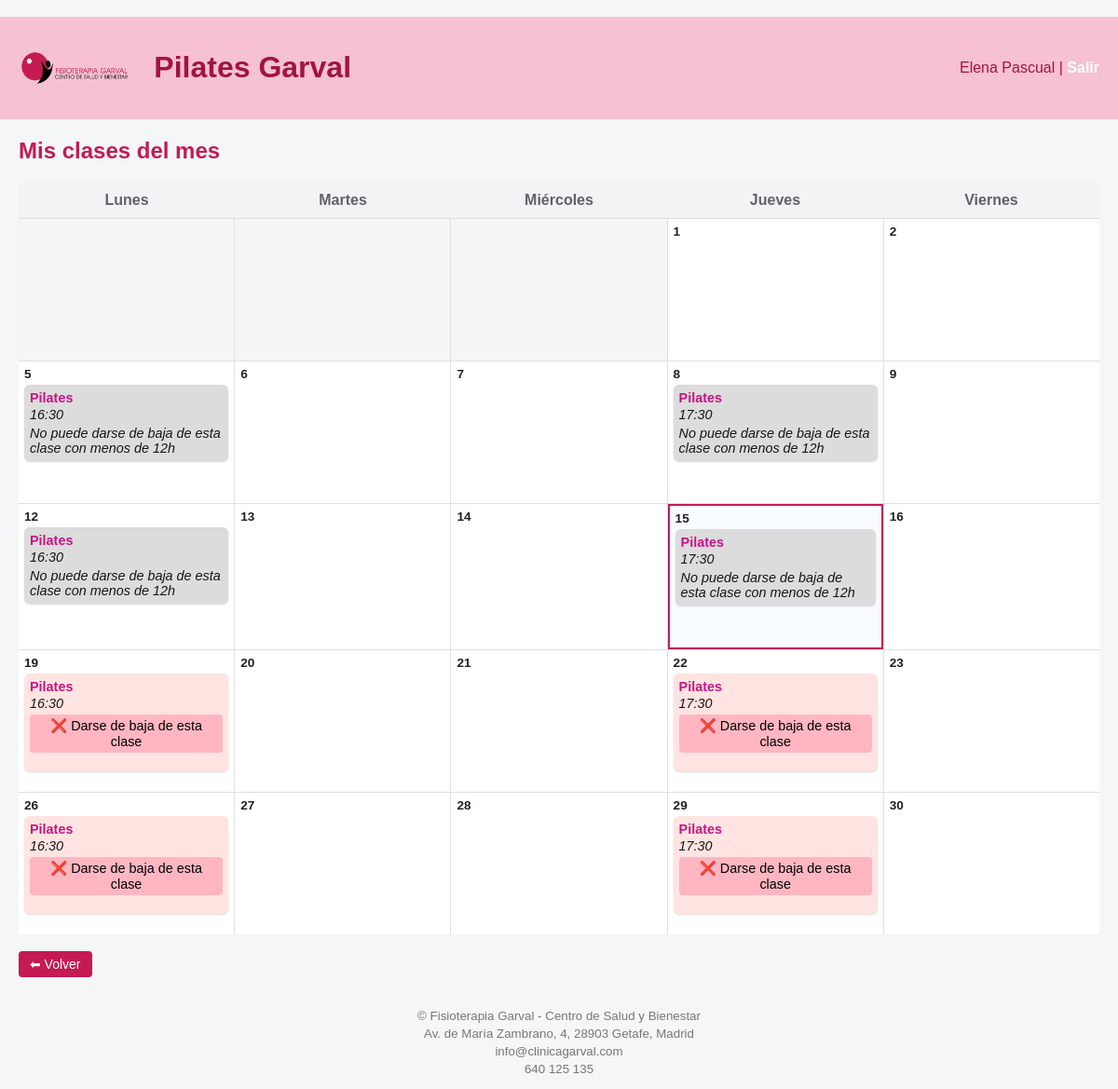
Page /usuario/clases (signed in) on the committed database.
### tables this page shows
CREATE TABLE "clases" (
	"id"	INTEGER,
	"fecha"	TEXT,
	"hora"	TEXT,
	"capacidad"	INTEGER,
	"clase_base_id"	INTEGER,
	"dia_semana"	INTEGER, es_festivo INTEGER DEFAULT 0, motivo_festivo TEXT, descripcion TEXT,
	PRIMARY KEY("id" AUTOINCREMENT)
);

### app.py (the view)
@app.route("/usuario/clases")
def usuario_clases_mes():
    if session.get("rol") != "usuario":
        abort(403)
    usuario_id = session["user_id"]
    hoy = date.today()
    year, month = obtener_mes_activo()
    calendario = obtener_clases_usuario_mes(usuario_id, year, month)
    return render_template(
        "usuario_clases_mes.html",
        calendario=calendario,
        year=year,
        month=month
    )

### app.py (called while the page is built)
def obtener_mes_activo():
    conn = conectar()
    c = conn.cursor()
    fila = c.execute("""
        SELECT year, month
        FROM configuracion
        WHERE id = 1
    """).fetchone()
    conn.close()
    return fila[0], fila[1]

### db.py (called while the page is built)
def conectar():
    return sqlite3.connect("clinica.db")

### templates/usuario_clases_mes.html (shortened to what this page needs)
﻿{% extends "base.html" %}
{% block content %}
<h2>Mis clases del mes</h2>
    {% if calendario %}
<div class="calendar-header">
    <div>Lunes</div>
    <div>Martes</div>
    <div>Miércoles</div>
    <div>Jueves</div>
    <div>Viernes</div>
</div>
<div class="calendar">
    {% for i in range(calendario[0].dia_semana_num) %}
    <div class="day empty"></div>
    {% endfor %}
    {% for dia in calendario %}
    {% if dia.dia_semana not in ['Sábado', 'Domingo'] %}
    <div class="day {% if dia.es_hoy %}hoy{% endif %}">
        <div class="day-header">
            <span class="day-number">{{ dia.dia_num }}</span>
        </div>
        <div class="events">
            {% for clase in dia.clases %}
            <div class="event
                {% if not clase.puede_borrarse %}bloqueado{% endif %}
            ">
                <div class="event-title">
                    {{ clase.descripcion }}
                </div>
                <div class="event-time">
                    {{ clase.hora }}
                </div>
                {% if clase.es_festivo %}
                <div class="event-note">
                    🎉 Día Festivo - No hay clase 🎉
                </div>
                {% elif not clase.puede_borrarse %}
                <div class="event-note">
                    No puede darse de baja de esta clase con menos de 12h
                </div>
                {% else %}
                <form method="post" action="/usuario/clase/baja">
                    <button type="submit"
                            onclick="return confirm('¿Seguro que quieres darte de baja de esta clase?')">
                        ❌ Darse de baja de esta clase
                    </button>
                </form>
                {% endif %}
            </div>
            {% endfor %}
        </div>
    </div>
    {% endif %}
    {% endfor %}
</div>
    {% else %}
<p>No tienes clases este mes.</p>
    {% endif %}
<br>
<a href="/usuario" class="boton boton-secundario">
    ⬅ Volver
</a>
{% endblock %}

### static/estilo.css (style rules this page uses)
.calendar-header div { padding: 10px; text-align: center; }
.calendar { display: grid; grid-template-columns: repeat(5, 1fr); grid-auto-rows: minmax(120px, auto); background: #e0e0e0; gap: 1px; }
.day { background: #ffffff; min-height: 140px; padding: 6px; display: flex; flex-direction: column; }
.day.empty { background: #f5f5f5; }
.day.hoy { border: 2px solid #c61a52; background: #f8fbff; }
.day-header { display: flex; justify-content: space-between; align-items: center; font-size: 0.85rem; color: #5f6368; margin-bottom: 4px; }
.day-number { font-weight: 600; color: #202124; }
.events { display: flex; flex-direction: column; gap: 0.9px; }
.event { background: #FFE4E1; color: #000000; border-radius: 6px; padding: 6px; font-size: 0.9rem; box-shadow: 0 1px 2px rgba(0,0,0,0.15); }
.event-title { font-weight: 600; margin-bottom: 2px; color: #C71585; }
.event-time { font-size: 0.9rem; opacity: 0.9; color: #000000; font-style: italic; }
.event.bloqueado { background: #DCDCDC; }
.event-note { font-size: 0.9rem; margin-top: 4px; opacity: 0.9; color: #000000; font-style: italic; }
.event form button { margin-top: 4px; background: #FFB6C1; border: none; color: #000000; padding: 4px 6px; font-size: 0.9rem; border-radius: 4px; cursor: pointer; }
:root { --primary: #c51a52; --primary-dark: #a01442; --primary-light: #f6c1d0; --bg: #f4f6f8; --text: #2c2c2c; }
body { font-family: Arial, sans-serif; margin: 0; background: var(--bg); color: var(--text); }
h2, h3 { color: var(--primary); margin-top: 0; }
a.boton, button { background: var(--primary); color: white; padding: 6px 12px; border-radius: 4px; text-decoration: none; font-size: 14px; display: inline-block; }
.boton-secundario { background: #ddd; color: #333; padding: 10px 14px; border-radius: 4px; text-decoration: none; text-align: center; }

### rows in the picture
clases: descripcion "Pilates", hora "16:30", shows "No puede darse de baja de esta clase con menos de 12h"
clases: descripcion "Pilates", hora "17:30", shows "No puede darse de baja de esta clase con menos de 12h"
clases: descripcion "Pilates", hora "16:30", shows "No puede darse de baja de esta clase con menos de 12h"
clases: descripcion "Pilates", hora "17:30", shows "No puede darse de baja de esta clase con menos de 12h"
clases: descripcion "Pilates", hora "16:30"
clases: descripcion "Pilates", hora "17:30"
clases: descripcion "Pilates", hora "16:30"
clases: descripcion "Pilates", hora "17:30"

### other values in the picture
{{ session.nombre }} "Elena Pascual"
{{ dia.dia_num }} "1" "2" "5" "6" "7" "8" "9" "12" "13" "14" "15" "16" "19" "20" "21" "22" "23" "26" "27" "28" "29" "30"
